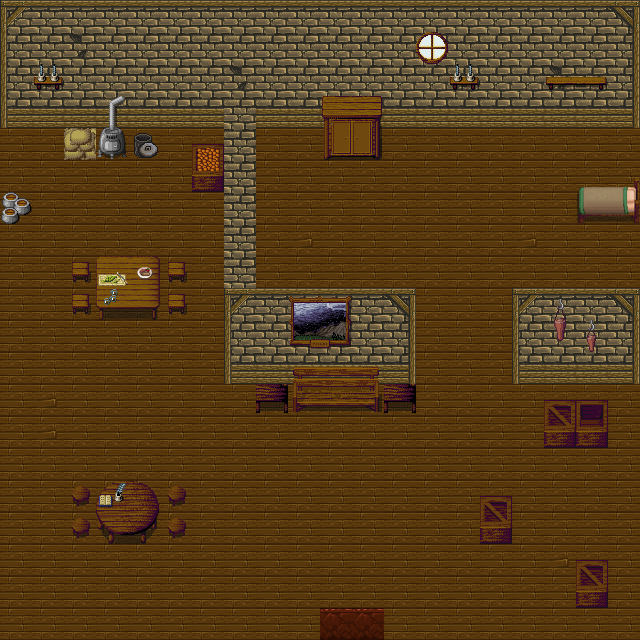

Rendered tile map (Tiled .tmx) drawn with the repository's tilesets; below, a short description and the map source with its tile grids summarised:
An orthogonal 20x20 tile map with 32x32 px tiles, 5 tile layers (villagerSpawn, ground, collision, above, ...), 3 tilesets and 1 object (doorway).

<map version="1.0" orientation="orthogonal" renderorder="right-down" width="20" height="20" tilewidth="32" tileheight="32">
 <tileset firstgid="1" name="hyptosis_til-art-batch-2" tilewidth="32" tileheight="32">
  <image source="tilesets/hyptosis_til-art-batch-2.png" trans="ff00ff" width="960" height="960" />
 </tileset>
 <tileset firstgid="901" name="TileC" tilewidth="32" tileheight="32">
  <image source="tilesets/TileC.png" trans="ff00ff" width="512" height="512" />
 </tileset>
 <tileset firstgid="1157" name="hyptosis_tile-art-batch-1" tilewidth="32" tileheight="32">
  <image source="tilesets/hyptosis_tile-art-batch-1.png" trans="ff00ff" width="960" height="960" />
 </tileset>
 <layer name="villagerSpawn" width="20" height="20">
  <data>[400 cells, 2 non-empty, 1 distinct tile ids]</data>
 </layer>
 <layer name="ground" width="20" height="20">
  <data>[400 cells, 400 non-empty, 2 distinct tile ids]</data>
 </layer>
 <objectgroup width="20" height="20" name="objectDoorway">
  <object name="house2Exit" type="doorway" x="320" y="608" width="64" height="32">
   <properties>
    <property name="destX" value="-71" />
    <property name="destY" value="-77" />
    <property name="mapName" value="LargeMapGrasslands.tmx" />
   </properties>
  </object>
 </objectgroup>
 <layer name="collision" width="20" height="20">
  <data>[400 cells, 192 non-empty, 36 distinct tile ids]</data>
 </layer>
 <layer name="above" width="20" height="20">
  <data>[400 cells, 29 non-empty, 26 distinct tile ids]</data>
 </layer>
 <layer name="doorway" width="20" height="20">
  <data>[400 cells, 2 non-empty, 1 distinct tile ids]</data>
 </layer>
</map>
